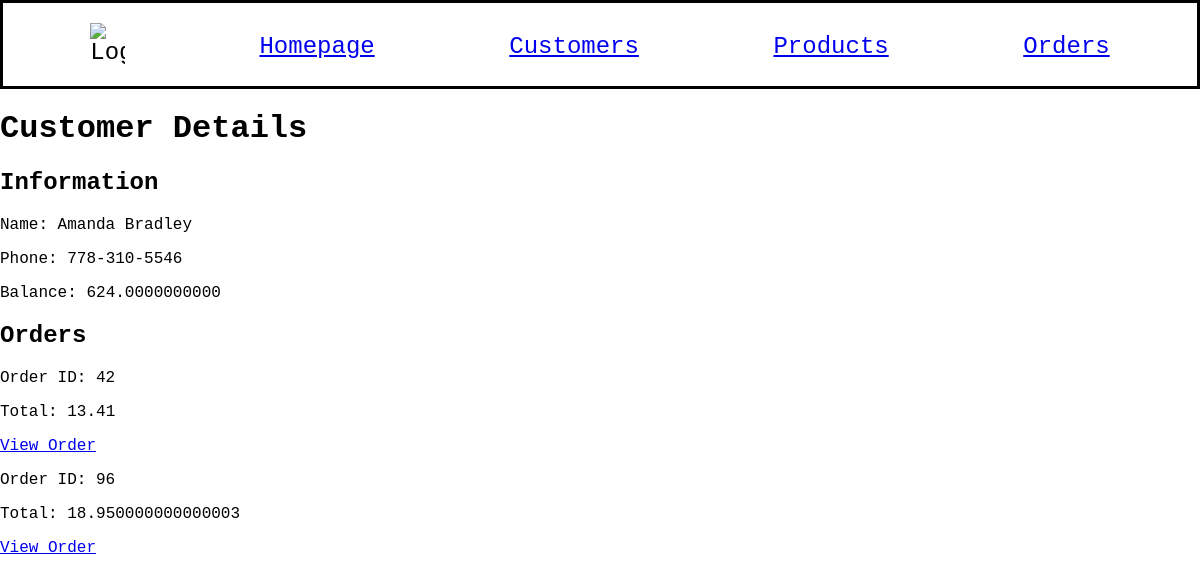
/customer/20, run on the app's committed database.
### models.py (models this page shows, shortened)
class Customer(db.Model):
    id = mapped_column(Integer, primary_key=True)
    name = mapped_column(String(200), nullable=False, unique=True)
    phone = mapped_column(String(20), nullable=False)
    balance = mapped_column(Numeric, nullable=False, default=100)
    orders = relationship("Order")

class Order(db.Model):
    id = mapped_column(Integer, primary_key=True)
    customer_id = mapped_column(Integer, ForeignKey(Customer.id), nullable=False)
    created = mapped_column(DateTime, default=func.now())
    processed = mapped_column(DateTime, nullable=True, default=None)
    customer = relationship("Customer", back_populates="orders")
    items = relationship("ProductOrder", back_populates="order")
    total = db.Column(db.Float, nullable=False, default=0.0)
    strategy = mapped_column(String(20), nullable=False, default="adjust")

### app.py (the view)
@app.route("/customer/<int:customer_id>")
def customer_detail(customer_id):
    customer = Customer.query.get(customer_id)
    if customer is None:
        return "Customer not found", 404
    orders = Order.query.filter_by(customer_id=customer_id).all()
    for order in orders:
        order.total = sum([float(item.product.price) * float(item.quantity) for item in order.items])
    return render_template("customer_detail.html", customer=customer, orders=orders)

### templates/customer_detail.html
{% extends "base.html" %}
{% block content %}
<h1>Customer Details</h1>
<h2>Information</h2>
<p>Name: {{ customer.name }}</p>
<p>Phone: {{ customer.phone }}</p>
<p>Balance: {{ customer.balance }}</p>
<h2>Orders</h2>
{% for order in orders %}
<div>
    <p>Order ID: {{ order.id }}</p>
    <p>Total: {{ order.total }}</p>
    <a href="/order/{{ order.id }}">View Order</a>
</div>
{% endfor %}
{% endblock %}

### static/style.css (style rules this page uses)
body { background-color: rgb(255, 255, 255); margin: 0 auto; font-family: 'Courier New', Courier, monospace; }

### data on the page
Customer: name "Amanda Bradley", phone "778-310-5546", balance "624.0000000000"
Order: id "42", total "13.41"
Order: id "96", total "18.950000000000003"
